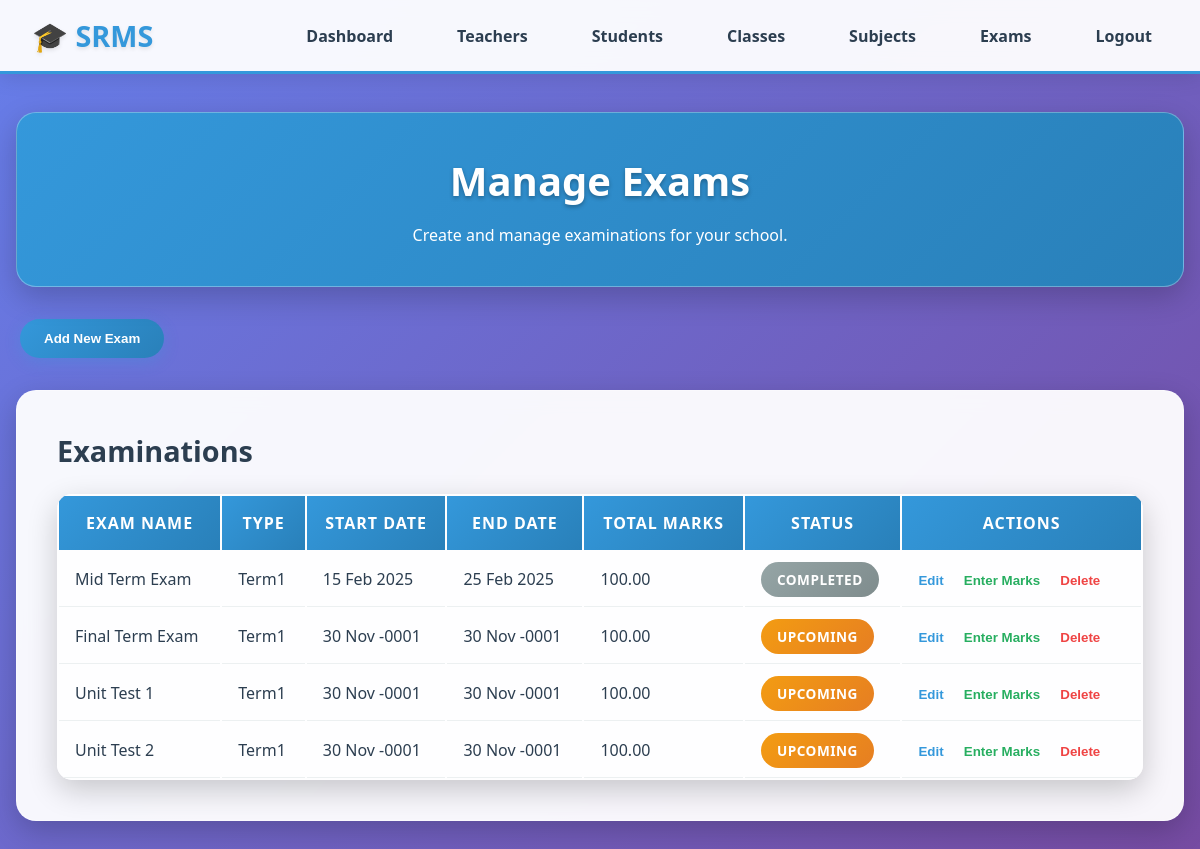
The page /manage_exams.php (signed in) on the database its author committed.
### tables this page shows
CREATE TABLE `exam` (
  `exam_id` int(11) NOT NULL AUTO_INCREMENT,
  `exam_name` varchar(100) NOT NULL,
  `exam_type` enum('term1','term2','unit_test','final') NOT NULL,
  `start_date` date NOT NULL,
  `end_date` date NOT NULL,
  `total_marks` decimal(5,2) NOT NULL DEFAULT 100.00,
  `school_id` int(11) NOT NULL,
  `status` enum('upcoming','ongoing','completed') DEFAULT 'upcoming',
  `created_at` timestamp NOT NULL DEFAULT current_timestamp(),
  PRIMARY KEY (`exam_id`),
  UNIQUE KEY `unique_exam` (`exam_name`,`school_id`),
  KEY `school_id` (`school_id`),
  CONSTRAINT `exam_ibfk_1` FOREIGN KEY (`school_id`) REFERENCES `school` (`school_id`)
);

### manage_exams.php (the view, shortened to what this page needs)
<?php
require_once 'db_connect.php';
$school_id = $_SESSION['school_id'];
$examsQuery = "SELECT * FROM Exam WHERE school_id = ? ORDER BY start_date DESC";
$stmt = $conn->prepare($examsQuery);
$stmt->bind_param("i", $school_id);
$stmt->execute();
$examsResult = $stmt->get_result();
?>
<!DOCTYPE html>
<html lang="en">
<head>
    <link rel="stylesheet" href="assets/css/iris-design-system.css">
</head>
<body>
    <nav class="navbar">
        <div class="logo">🎓 SRMS</div>
        <ul class="nav-links">
            <li><a href="pdashboard.php">Dashboard</a></li>
            <li><a href="manage_teacher.php">Teachers</a></li>
            <li><a href="manage_students.php">Students</a></li>
            <li><a href="manage_classes.php">Classes</a></li>
            <li><a href="manage_subjects.php">Subjects</a></li>
            <li><a href="manage_exams.php">Exams</a></li>
            <li><a href="logout.php">Logout</a></li>
        </ul>
    </nav>
    <div class="container">
        <div class="welcome-banner">
            <h1>Manage Exams</h1>
            <p>Create and manage examinations for your school.</p>
        </div>
        <div class="action-buttons">
            <button onclick="showAddModal()" class="btn">Add New Exam</button>
        </div>
        <div class="card">
            <h2>Examinations</h2>
            <table class="table">
                <thead>
                    <tr>
                        <th>Exam Name</th>
                        <th>Type</th>
                        <th>Start Date</th>
                        <th>End Date</th>
                        <th>Total Marks</th>
                        <th>Status</th>
                        <th>Actions</th>
                    </tr>
                </thead>
                <tbody>
                    <?php while ($exam = $examsResult->fetch_assoc()): ?>
                    <tr>
                        <td><?php echo htmlspecialchars($exam['exam_name']); ?></td>
                        <td><?php echo ucwords(str_replace('_', ' ', $exam['exam_type'])); ?></td>
                        <td><?php echo date('d M Y', strtotime($exam['start_date'])); ?></td>
                        <td><?php echo date('d M Y', strtotime($exam['end_date'])); ?></td>
                        <td><?php echo $exam['total_marks']; ?></td>
                        <td>
                            <span class="status-badge status-<?php echo $exam['status']; ?>">
                                <?php echo ucwords($exam['status']); ?>
                            </span>
                        </td>
                        <td>
                            <button onclick="editExam(<?php echo $exam['exam_id']; ?>)" class="action-link">Edit</button>
                            <button onclick="enterMarks(<?php echo $exam['exam_id']; ?>)" class="action-link" style="color: #27ae60;">Enter Marks</button>
                            <button onclick="deleteExam(<?php echo $exam['exam_id']; ?>)" class="action-link" style="color: #ef4444;">Delete</button>
                        </td>
                    </tr>
                    <?php endwhile; ?>
                </tbody>
            </table>
        </div>
    </div>
</body>
</html>

### assets/css/iris-design-system.css (style rules this page uses)
* { margin: 0; padding: 0; box-sizing: border-box; }
body { font-family: 'Segoe UI', Tahoma, Geneva, Verdana, sans-serif; background: linear-gradient(135deg, #667eea 0%, #764ba2 100%); color: #2c3e50; min-height: 100vh; padding-top: 80px; }
.navbar { position: fixed; width: 100%; top: 0; background: rgba(255,255,255,0.95); backdrop-filter: blur(10px); display: flex; justify-content: space-between; align-items: center; padding: 1rem 2rem; box-shadow: 0 4px 20px rgba(0,0,0,0.1); z-index: 1000; border-bottom: 3px solid #3498db; }
.logo { font-weight: 700; font-size: 1.8rem; color: #3498db; text-shadow: 0 2px 4px rgba(0,0,0,0.1); }
.nav-links { display: flex; gap: 2rem; list-style: none; }
.nav-links a { text-decoration: none; color: #2c3e50; font-weight: 600; transition: all 0.3s ease; padding: 0.5rem 1rem; border-radius: 25px; }
.container { max-width: 1400px; margin: 2rem auto; padding: 0 1rem; }
h1 { margin-bottom: 2rem; color: #fff; font-size: 2.5rem; text-align: center; text-shadow: 0 2px 4px rgba(0,0,0,0.3); }
h2 { color: #2c3e50; margin-bottom: 1.5rem; font-size: 1.8rem; font-weight: 700; }
.card, .add-form { background: rgba(255,255,255,0.95); border-radius: 20px; padding: 2.5rem; box-shadow: 0 10px 30px rgba(0,0,0,0.2); margin-bottom: 2rem; backdrop-filter: blur(10px); border: 1px solid rgba(255,255,255,0.3); }
.btn { background: linear-gradient(135deg, #3498db, #2980b9); color: white; border: none; padding: 0.75rem 1.5rem; border-radius: 25px; cursor: pointer; margin: 0 0.25rem; transition: all 0.3s ease; font-weight: 600; box-shadow: 0 4px 15px rgba(52, 152, 219, 0.3); text-decoration: none; display: inline-block; }
.table { width: 100%; background: rgba(255,255,255,0.95); border-radius: 15px; overflow: hidden; box-shadow: 0 10px 30px rgba(0,0,0,0.2); }
.table th { background: linear-gradient(135deg, #3498db, #2980b9); color: white; padding: 1rem; font-weight: 700; text-transform: uppercase; letter-spacing: 1px; }
.table td { padding: 1rem; border-bottom: 1px solid #ecf0f1; }
.welcome-banner { background: linear-gradient(135deg, #3498db, #2980b9); color: white; padding: 2.5rem; border-radius: 20px; margin-bottom: 2rem; box-shadow: 0 10px 30px rgba(0,0,0,0.2); backdrop-filter: blur(10px); border: 1px solid rgba(255,255,255,0.3); text-align: center; }
.welcome-banner h1 { font-size: 2.5rem; margin-bottom: 1rem; text-shadow: 0 2px 4px rgba(0,0,0,0.3); }
.action-link { color: #3498db; text-decoration: none; margin-right: 1rem; background: none; border: none; cursor: pointer; font-weight: 600; transition: all 0.3s ease; }
.action-buttons { display: flex; flex-wrap: wrap; gap: 1rem; margin-bottom: 2rem; }
.status-badge { padding: 0.5rem 1rem; border-radius: 20px; font-weight: 600; font-size: 0.85rem; text-transform: uppercase; letter-spacing: 0.5px; }
.status-upcoming { background: linear-gradient(135deg, #f39c12, #e67e22); color: white; }
.status-completed { background: linear-gradient(135deg, #95a5a6, #7f8c8d); color: white; }

### rows shown on the page
exam: exam_name "Mid Term Exam", exam_type "Term1", start_date "15 Feb 2025", end_date "25 Feb 2025", total_marks "100.00", status "COMPLETED"
exam: exam_name "Final Term Exam", exam_type "Term1", start_date "30 Nov -0001", end_date "30 Nov -0001", total_marks "100.00", status "UPCOMING"
exam: exam_name "Unit Test 1", exam_type "Term1", start_date "30 Nov -0001", end_date "30 Nov -0001", total_marks "100.00", status "UPCOMING"
exam: exam_name "Unit Test 2", exam_type "Term1", start_date "30 Nov -0001", end_date "30 Nov -0001", total_marks "100.00", status "UPCOMING"
